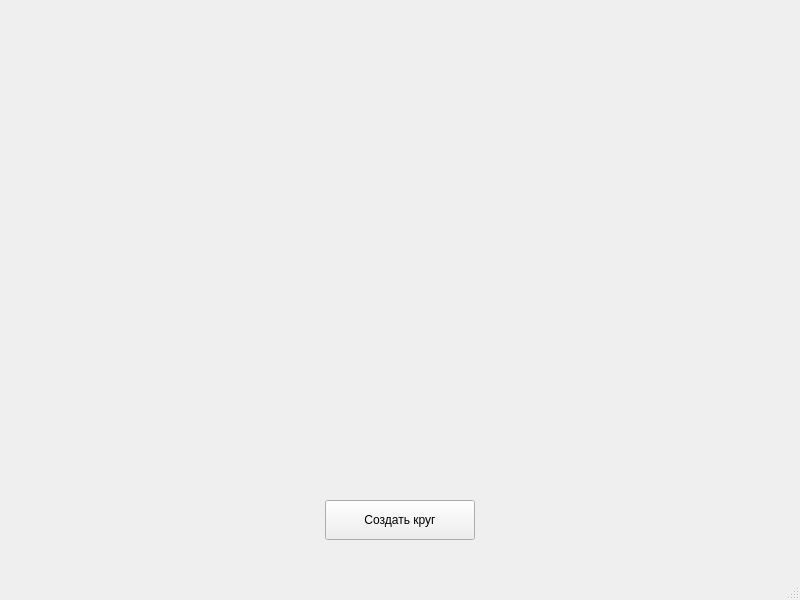
<?xml version="1.0" encoding="UTF-8"?>
<ui version="4.0">
 <class>MainWindow</class>
 <widget class="QMainWindow" name="MainWindow">
  <property name="geometry">
   <rect>
    <x>0</x>
    <y>0</y>
    <width>800</width>
    <height>600</height>
   </rect>
  </property>
  <property name="windowTitle">
   <string>MainWindow</string>
  </property>
  <widget class="QWidget" name="centralwidget">
   <widget class="QPushButton" name="goida_create_circle">
    <property name="geometry">
     <rect>
      <x>325</x>
      <y>500</y>
      <width>150</width>
      <height>40</height>
     </rect>
    </property>
    <property name="text">
     <string>Создать круг</string>
    </property>
   </widget>
  </widget>
  <widget class="QMenuBar" name="menubar">
   <property name="geometry">
    <rect>
     <x>0</x>
     <y>0</y>
     <width>800</width>
     <height>21</height>
    </rect>
   </property>
  </widget>
  <widget class="QStatusBar" name="statusbar"/>
 </widget>
 <resources/>
 <connections/>
</ui>
